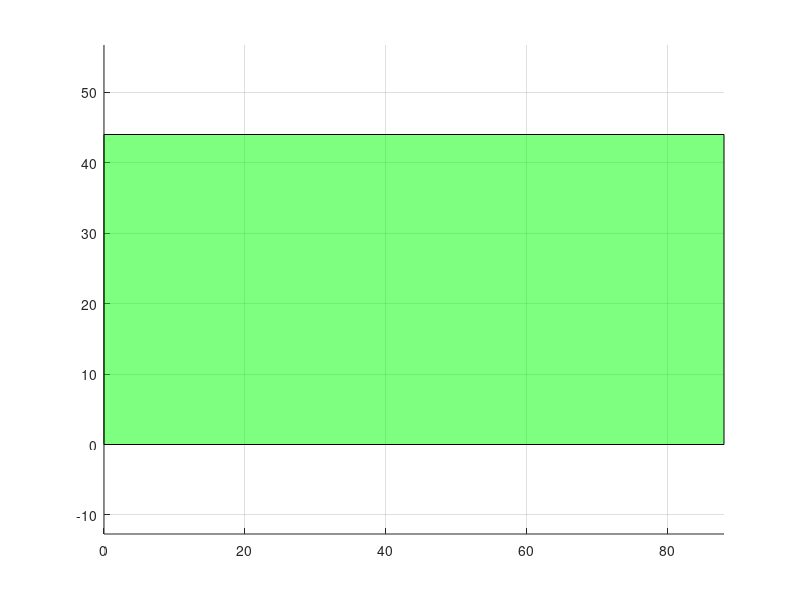

The MATLAB source for this figure: (Note: this script raises an error after producing the figure.)
close all;
clear all;
clc;

time_slice = 0.001;
latest_frame = 0;

% Background
patch([ 0, 0,88,88],[ 0,44,44, 0], 'g','FaceAlpha',0.5); 
grid on;
axis equal;
axis([0 PoolBall.table_length 0 PoolBall.table_width])
hold on;

% balls = [PoolBall(0.200, 2.25, [66.00,22.00],  [255,255,255]/255, 'C', true),
%          PoolBall(0.160, 2.25, [20,22],        [255,255,  0]/255, '1',  false),
%          PoolBall(0.160, 2.25, [16.05,24.251], [  0,  0,255]/255, '2',  false),
%          PoolBall(0.160, 2.25, [16.05,19.751], [255,  0,  0]/255, '3',  false),
%          PoolBall(0.160, 2.25, [12.1,26.501],  [144,  0,255]/255, '4',  false),
%          PoolBall(0.160, 2.25, [12.1,22],      [255,144,  0]/255, '5',  false),
%          PoolBall(0.160, 2.25, [12.1,17.499],  [  0,255,  0]/255, '6',  false),
%          PoolBall(0.160, 2.25, [8.15,28.752],  [255,255,144]/255, '7',  false),
%          PoolBall(0.160, 2.25, [8.15,24.251],  [  0,  0,  0]/255, '8',  false),
%          PoolBall(0.160, 2.25, [8.15,19.749],  [138, 92, 51]/255, '9',  false),
%          PoolBall(0.160, 2.25, [8.15,15.248],  [  0,  0,144]/255, '10', false)];
% balls(1).set_vel([-100,0]);

% Create array of Pool Balls with given specifications
balls = [PoolBall(0.200, 2.25, [66.00,22.00], [255,255,255]/255, 'C', true),
         PoolBall(0.160, 2.25, [40.08,21.23], [255,255,  0]/255, '1',  false),
         PoolBall(0.160, 2.25, [17.52,37.29], [  0,  0,255]/255, '2',  false),
         PoolBall(0.160, 2.25, [12.53, 2.75], [255,  0,  0]/255, '3',  false),
         PoolBall(0.160, 2.25, [10.47,25.10], [144,  0,255]/255, '4',  false),
         PoolBall(0.160, 2.25, [27.32, 4.87], [255,144,  0]/255, '5',  false),
         PoolBall(0.160, 2.25, [16.25,13.80], [  0,255,  0]/255, '6',  false),
         PoolBall(0.160, 2.25, [ 7.60,21.49], [255,255,144]/255, '7',  false),
         PoolBall(0.160, 2.25, [10.81, 9.21], [  0,  0,  0]/255, '8',  false),
         PoolBall(0.160, 2.25, [26.19,21.84], [138, 92, 51]/255, '9',  false),
         PoolBall(0.160, 2.25, [19.78,26.81], [  0,  0,144]/255, '10', false)];

% Determine Closest ball to cue and angle for shot
closest_ball = balls(1).find_nearest(balls(2:end));
vector_between = closest_ball.pos - balls(1).pos;
theta_closest = atan2(vector_between(2), vector_between(1));

% Create array of Cue Velocities to test
cue_velocities = [
                  [ -cos(deg2rad( 0))*  4,   sin(deg2rad( 0))*  4], % 4 m/s directly left
                  [ -cos(deg2rad(15))*2.5,   sin(deg2rad(15))*2.5], % 2.5 m/s @ 15° upward toward the left
                  [ -cos(deg2rad(30))*1.5,   sin(deg2rad(30))*1.5], % 1.5 m/s @ 30° upward toward the left
                  [cos(theta_closest)*1.5, sin(theta_closest)*1.5], % 1.5 m/s @ angle to closest ball
                 ];
cue_velocities = cue_velocities * 39.3701; % Convert from m/s to inch/sec

writerObj = VideoWriter('elasticCollision.avi');
writerObj.FrameRate = 1 / time_slice;
writerObj.Quality = 95;
open(writerObj);


% Interate over each cue velocity to test
for i=1: length(cue_velocities)
    % Reset the pool balls
    for j=1: length(balls)
        balls(j).reset;
    end
    % Set the cue velocity for the test
    balls(1).set_vel(cue_velocities(i,:));

    % Simulate the shot
    while(true)
        % Check if any balls are still moving.
        any_moving=false;
        for j=1:length(balls)
            if (any(balls(j).vel))
                any_moving=true;
            end
        end
        % If none are moving, stop calculating frames.
        if (not(any_moving))
            break;
        end
        
        % Calculate motion for each ball
        for j=1:length(balls)
            balls(j).move(time_slice); % Update the position with velocity and apply surface friction
            balls(j).compute_wall_collisions(); % Compute the velocity changes from wall collisions
            % Collide each ball with all the balls after it in the array
            % (Covers all combinations)
            if j+1 <= length(balls)
                for k=j+1:length(balls)
                    balls(j).compute_ball_collision(balls(k));
                end
            end
            balls(j).draw(); % Draw the current position of the ball on the graph
        end

        drawnow; % Render the graph
        latest_frame = getframe(gcf); % Save the rendered graph as a video frame
        writeVideo(writerObj, latest_frame); % Write the frame to the overall video file
    end

    fprintf("Simulation %i: Cue velocity = [%6.3f,%6.3f]\n", i, cue_velocities(i,1), cue_velocities(i,2));
    fprintf("    Final Ball positions:\n")
    for j=1: length(balls)
        fprintf("    Ball %2s: [%7.4f, %7.4f]\n", balls(j).label, balls(j).pos(1), balls(j).pos(2));
    end
    fprintf("\n");

    % Add the latest frame to the video repeatedly for the next 1 second
    % (Creates a 1 second pause between video sections)
    for j=1: round(1/time_slice)
        writeVideo(writerObj, latest_frame)
    end
end
close(writerObj);
